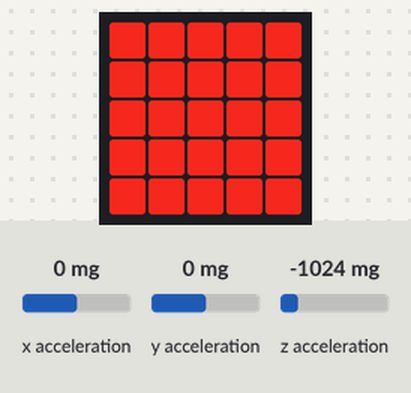
A program run on a simulated BBC micro:bit running MicroPython. On the bench: the board's 5×5 LED display. The test bench sets the inputs (shaded band); at power-on: x acceleration 0 mg, y acceleration 0 mg, z acceleration -1024 mg.

Above: at 1.2 s.
1.3 s: x acceleration set to 750 mg
At 1.66 s:
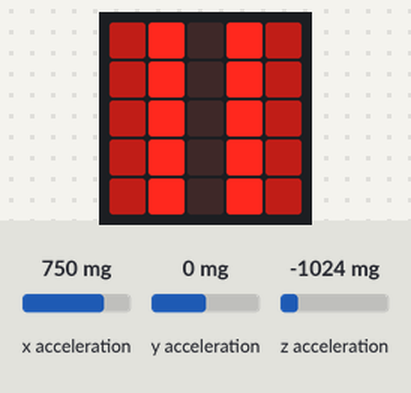
4.3 s: y acceleration set to -750 mg
At 4.97 s:
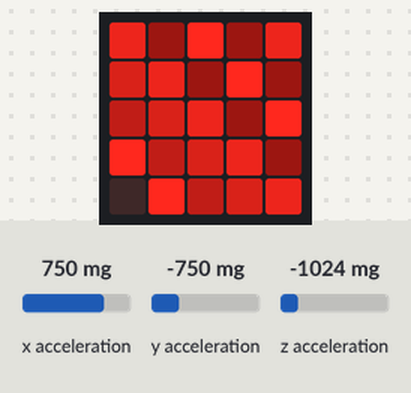
7.3 s: y acceleration set to 750 mg
At 7.68 s:
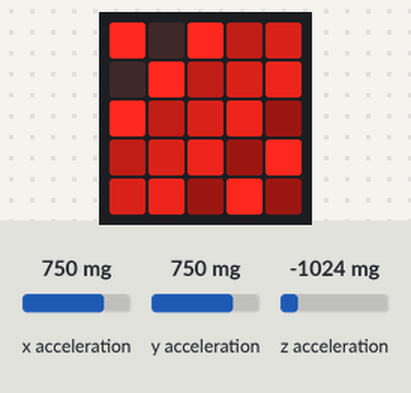
10.3 s: x acceleration set to -1440 mg
At 11.29 s:
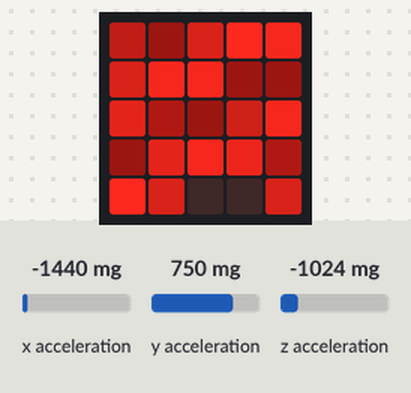
13.3 s: x acceleration set to 0 mg
At 13.7 s:
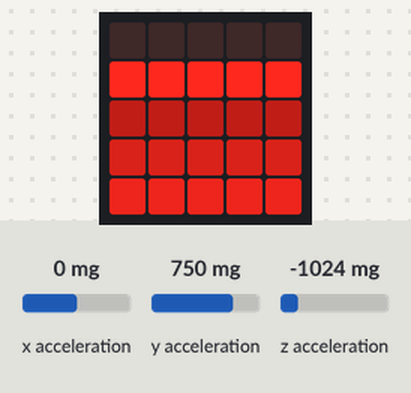
16.3 s: x acceleration set to 1440 mg
At 17.32 s:
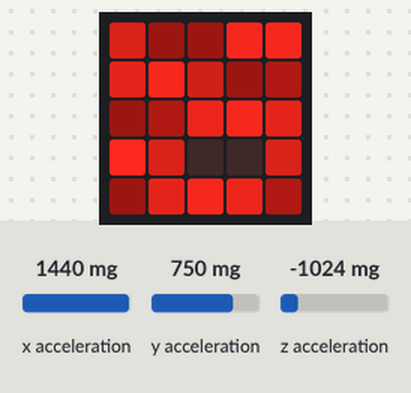

Measured:
- after the input at 1.3 s, the display: changes after 0.21 s (image 1)
- after the input at 7.3 s, the display: changes after 0.24 s (image 3)
- after the input at 13.3 s, the display: changes after 0.26 s (image 5)

The program:

cascade.py
```python
from microbit import *
from math import ceil, floor, sin, pi

DEG_TO_RAD = 2*pi/360.0
WIDTH, HEIGHT = 5, 5


def draw_bitmap(bitmap):
    display.show(Image(':'.join(''.join(map(str, line)) for line in bitmap)))


def run():
    bitmap = [[0] * WIDTH for _ in range(HEIGHT)]
    t = 0
    a = DEG_TO_RAD * 360 / 5.0
    while True:
        ax, ay, az = accelerometer.get_values()
        ax /= 360
        ay /= 360
        az /= 360
        t += 1
        d = (t*15) * DEG_TO_RAD
        threshold = (t % 10) * 3
        for y in range(HEIGHT):
            for x in range(WIDTH):
                color = (sin((x*ax + y*ay)*a + d) + 1) * 9 / 2
                rounding = int(color * 10) % 10
                if rounding <= threshold:
                    color = ceil(color)
                else:
                    color = floor(color)
                bitmap[y][x] = int(color)

        draw_bitmap(bitmap)
        sleep(1)

run()
```
